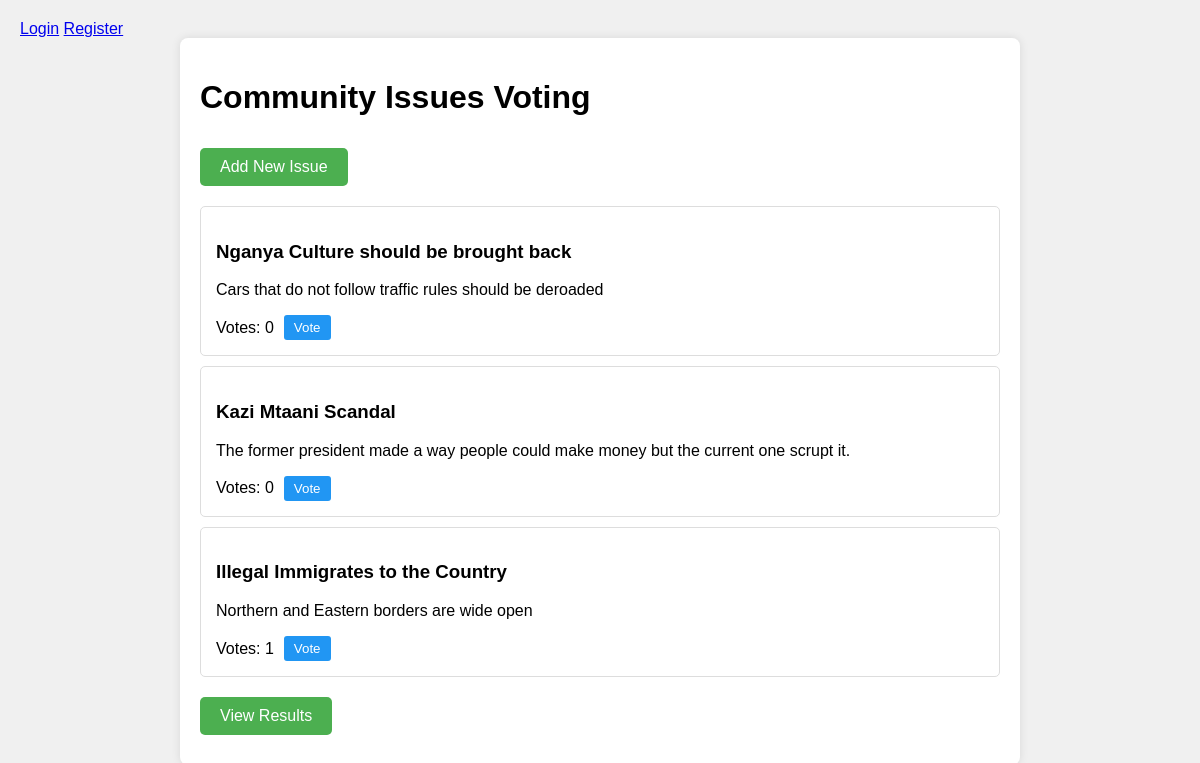
Before: / with the older database file.
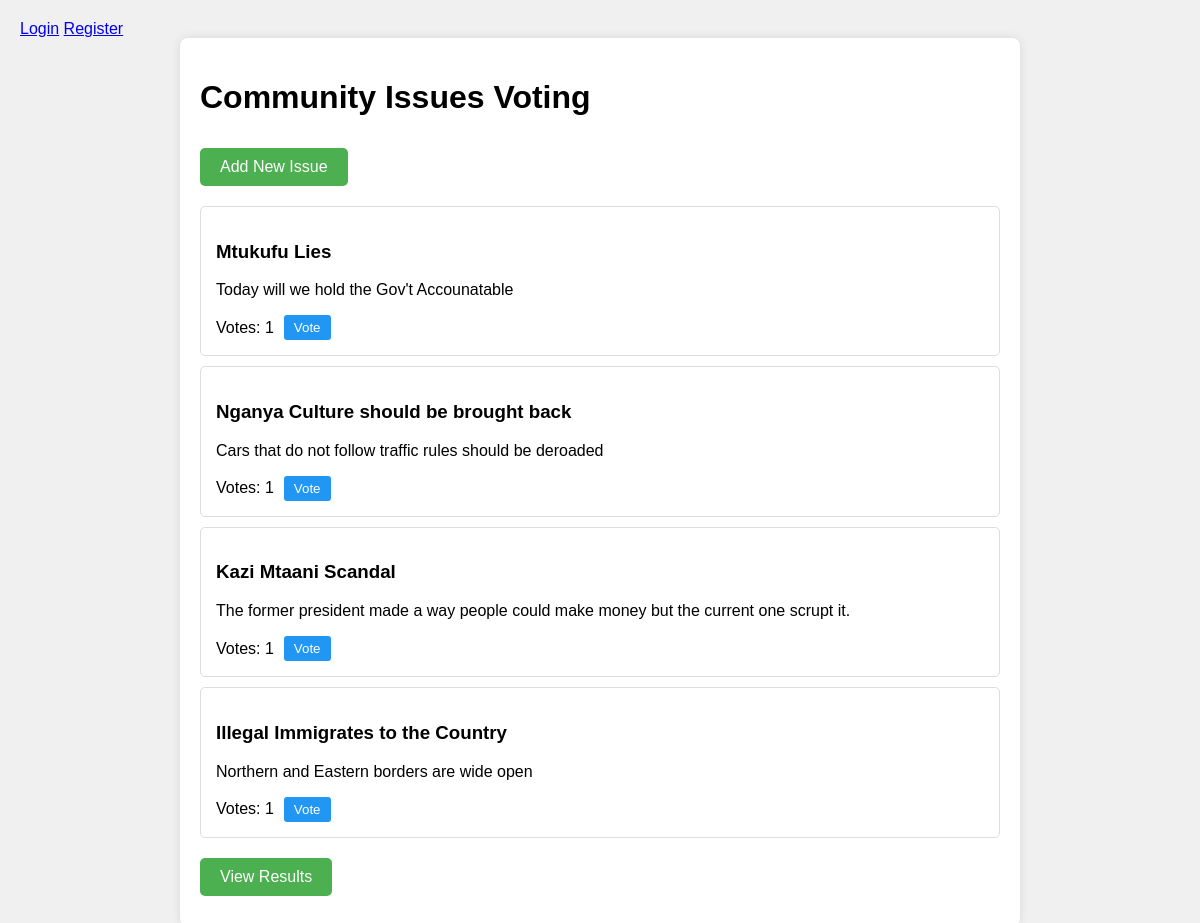
After: the same page with the newer database file.
### app.py (models this page shows)
class Issue(db.Model):
    id = db.Column(db.Integer, primary_key=True)
    title = db.Column(db.String(100), nullable=False)
    description = db.Column(db.Text)
    votes = db.Column(db.Integer, default=0)
    category_id = db.Column(db.Integer, db.ForeignKey('category.id'))
    category = db.relationship('Category', backref='issues')
    created_at = db.Column(db.DateTime, default=datetime.utcnow)
    updated_at = db.Column(db.DateTime, default=datetime.utcnow, onupdate=datetime.utcnow)

### app.py (the view)
@app.route('/')
def index():
    sort_by = request.args.get('sort', 'date')
    category_filter = request.args.get('category')
    query = Issue.query
    if category_filter:
        query = query.filter_by(category_id=category_filter)
    if sort_by == 'votes':
        query = query.order_by(Issue.votes.desc())
    else:  # Default sort by date
        query = query.order_by(Issue.created_at.desc())
    issues = query.all()
    categories = Category.query.all()
    return render_template(
        'index.html',
        issues=issues,
        categories=categories,
        current_sort=sort_by,
        current_category=category_filter
    )

### app/templates/index.html
{% extends "base.html" %}
{% block content %}
    <a href="{{ url_for('add_issue') }}" class="button">Add New Issue</a>
    <div class="issues-list">
        {% for issue in issues %}
        <div class="issue">
            <h3>{{ issue.title }}</h3>
            <p>{{ issue.description }}</p>
            <div class="vote-section">
                <span>Votes: {{ issue.votes }}</span>
                <form action="{{ url_for('vote', issue_id=issue.id) }}" method="post">
                    <button type="submit" class="vote-button">Vote</button>
                </form>
            </div>
        </div>
        {% endfor %}
    </div>
    <a href="{{ url_for('results') }}" class="button">View Results</a>
{% endblock %}

### app/templates/base.html (shortened to what this page needs)
<!DOCTYPE html>
<html lang="en">
<head>
    <link rel="stylesheet" href="{{ url_for('static', filename='style.css') }}">
</head>
<body>
    <div class="auth-links">
        {% if current_user.is_authenticated %}
            <span>Welcome, {{ current_user.username }}</span>
            <a href="{{ url_for('logout') }}">Logout</a>
            {% if current_user.is_admin %}
                <a href="{{ url_for('admin') }}">Admin Panel</a>
            {% endif %}
        {% else %}
            <a href="{{ url_for('login') }}">Login</a>
            <a href="{{ url_for('register') }}">Register</a>
        {% endif %}
    </div>
    <div class="container">
        <h1>Community Issues Voting</h1>
        {% block content %}{% endblock %}
    </div>
</body>
</html>

### static/style.css (style rules this page uses)
body { font-family: Arial, sans-serif; margin: 0; padding: 20px; background-color: #f0f0f0; }
.container { max-width: 800px; margin: 0 auto; background-color: white; padding: 20px; border-radius: 8px; box-shadow: 0 0 10px rgba(0,0,0,0.1); }
.button { display: inline-block; padding: 10px 20px; background-color: #4CAF50; color: white; text-decoration: none; border-radius: 5px; margin: 10px 0; }
.issue { border: 1px solid #ddd; padding: 15px; margin: 10px 0; border-radius: 5px; }
.vote-section { display: flex; align-items: center; gap: 10px; margin-top: 10px; }
.vote-button { background-color: #2196F3; color: white; border: none; padding: 5px 10px; border-radius: 3px; cursor: pointer; }

Changed rows visible on the page:
added Issue: title "Mtukufu Lies", description "Today will we hold the Gov't Accounatable", votes "1"
changed Issue "Nganya Culture should be brought back": votes "0" → "1"
changed Issue "Kazi Mtaani Scandal": votes "0" → "1"
